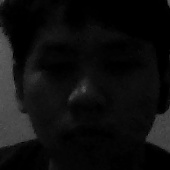
#> input picture dataset/User.0.1.jpg, 170 x 170 px, given in place of the camera
$ python take_data.py
#> lines starting #> are read from the running program, lines starting #| are printed output that depends on the picture
import cv2
import models as md
# Function to clean image by removing noise
def clean_image(image):
    # Apply Gaussian Blur to reduce noise
    blurred_image = cv2.GaussianBlur(image, (5, 5), 0)
    return blurred_image

cam = cv2.VideoCapture(md.cam_id)
cam.set(3, 640)  # set video width
cam.set(4, 480)  # set video height
face_detector = cv2.CascadeClassifier('Cascades/haarcascade_frontalface_default.xml')

# For each person, enter one numeric face id
face_id = input('\n enter user id end press <return> ==> ')
print("\n [INFO] Initializing face capture. Look at the camera and wait...")

# Initialize individual sampling face count
count = 0
# Define the offset percentages for width and height adjustments
offsetPercentageW = 5  # Adjust this value according to your requirements
offsetPercentageH = 5  # Adjust this value according to your requirements

while True:
    ret, img = cam.read()
#> img is the input picture: shape (170, 170, 3); min 0, max 94, mean 13.8
    img = cv2.flip(img, 1)  # flip video image vertically
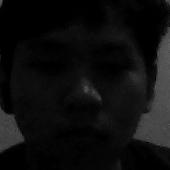
#> img: shape (170, 170, 3); min 0, max 94, mean 13.8
    gray = cv2.cvtColor(img, cv2.COLOR_BGR2GRAY)

    # Clean the image by removing noise
    cleaned_image = clean_image(gray)

    # Apply normalization for better image quality
    cleaned_image = cv2.equalizeHist(cleaned_image)
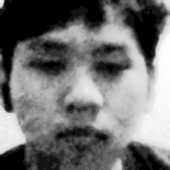
#> cleaned_image: shape (170, 170); min 0, max 255, mean 112.3

    # Resize image to a uniform size
    img = cv2.resize(img, (640, 480))
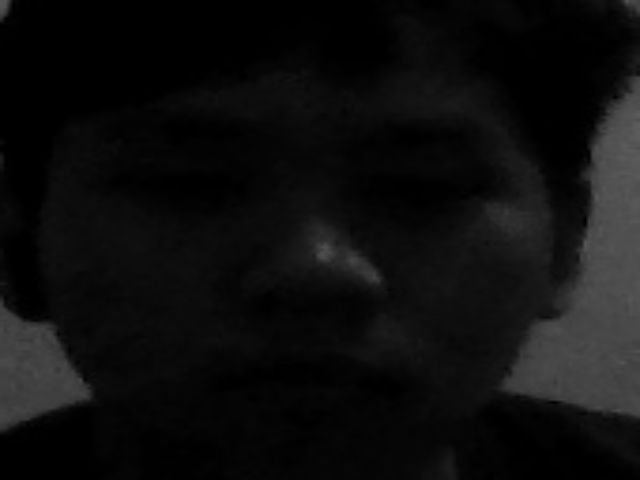
#> img: shape (480, 640, 3); min 0, max 94, mean 13.7

    faces = face_detector.detectMultiScale(cleaned_image, 1.3, 5)
#> faces = [[6, 10, 151, 151]]

    for (x, y, w, h) in faces:
        # Add offset to the detected face coordinates
        offsetW = (offsetPercentageW / 100) * w
        x = int(x - offsetW)
        w = int(w + offsetW * 2)
        offsetH = (offsetPercentageH / 100) * h
        y = int(y - offsetH * 3)
        h = int(h + offsetH * 3.5)

        # Draw the rectangle with the adjusted coordinates
        cv2.rectangle(img, (x, y), (x + w, y + h), (255, 0, 0), 2)
        count += 1

        # Save the captured image into the datasets folder
        cv2.imwrite("dataset/User." + str(face_id) + '.' +
                    str(count) + ".jpg", gray[y:y + h, x:x + w])

        cv2.imshow('image', img)
#> this loop made 1 pass
#> (x, y, w, h, offsetW, offsetH, count) on pass 1: (-1, -12, 166, 177, 7.55, 7.55, 1)
#> pass 1, `cv2.imshow('image', img)`:
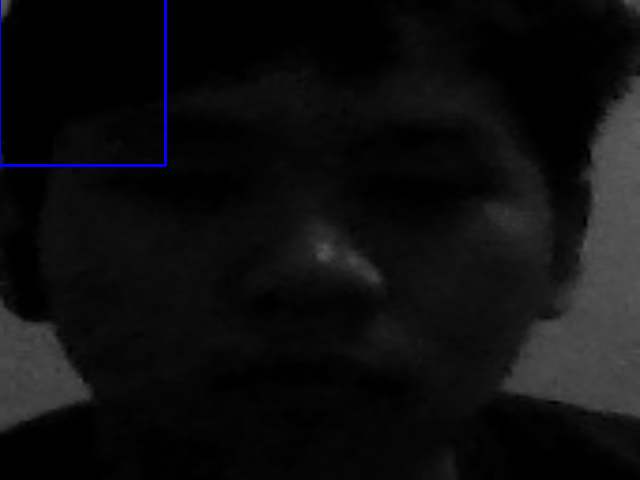
#> window 'image': shape (480, 640, 3); mean B, G, R 14.6, 13.6, 13.6
#> after the loop, count = 1

    k = cv2.waitKey(100) & 0xff  # Press 'ESC' for exiting video
#> (key Esc is pressed here)
    if k == 27 or count >= 40:  # Take 40 face samples and stop video
        break

# Cleanup
print("\n [INFO] Exiting Program and cleanup stuff")
cam.release()
cv2.destroyAllWindows()

$ run again, on dataset/User.0.10.jpg
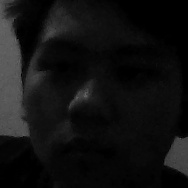
#> input picture dataset/User.0.10.jpg, 188 x 188 px, given in place of the camera
#> img is the input picture: shape (188, 188, 3); min 0, max 102, mean 17.1
#> `cleaned_image = cv2.equalizeHist(cleaned_image)`:
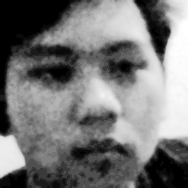
#> cleaned_image: shape (188, 188); min 0, max 255, mean 118.7
#> `img = cv2.resize(img, (640, 480))`:
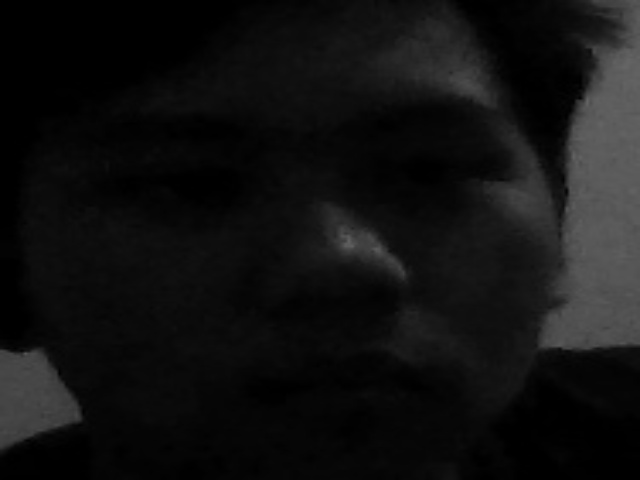
#> img: shape (480, 640, 3); min 0, max 101, mean 17
#> faces = ()
#> after the loop `for (x, y, w, h) in faces:`: count = 0

$ run again, on dataset/User.0.11.jpg
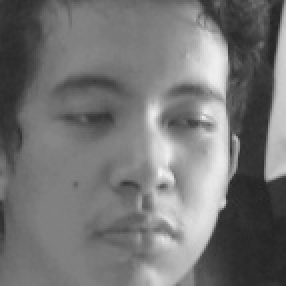
#> input picture dataset/User.0.11.jpg, 143 x 143 px, given in place of the camera (shown 2 times larger)
#> img is the input picture: shape (143, 143, 3); min 36, max 242, mean 116.4
#> `cleaned_image = cv2.equalizeHist(cleaned_image)`:
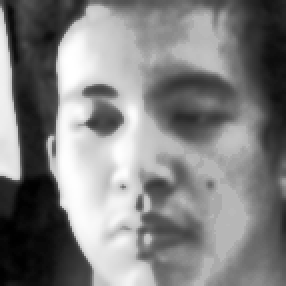
#> cleaned_image: shape (143, 143) (shown 2 times larger); min 0, max 255, mean 128.8
#> `img = cv2.resize(img, (640, 480))`:
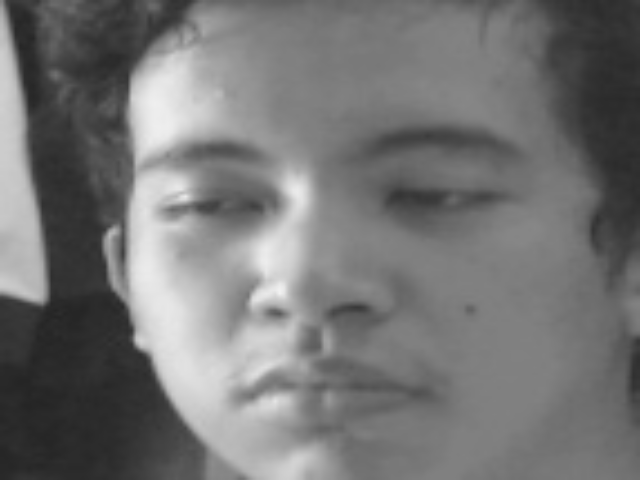
#> img: shape (480, 640, 3); min 36, max 241, mean 116.3
#> faces = ()
#> after the loop `for (x, y, w, h) in faces:`: count = 0
